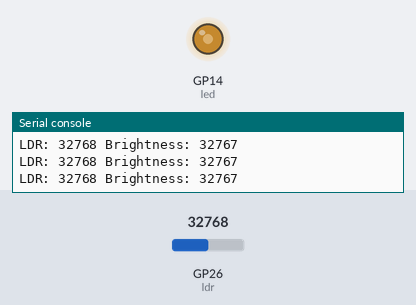
Recording of a program running on a simulated Raspberry Pi Pico running MicroPython. Shown: output pins drawn as LEDs (lit = HIGH), the last lines printed to the serial console. Inputs (shaded band) come from the test bench; at power-on: GP26 (ldr) = 32768 (analog values on the 0–65535 scale).

Above: at 1.2 s.
1.3 s: GP26 (ldr) set to 19660
At 2.3 s:
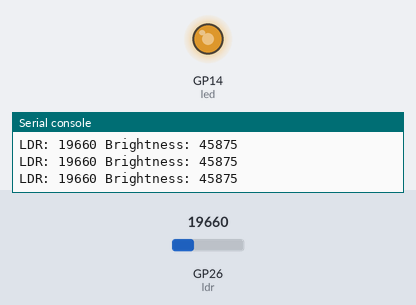
2.8 s: GP26 (ldr) set to 7864
At 3.7 s:
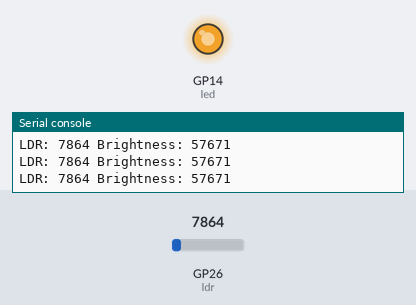
4.3 s: GP26 (ldr) set to 57670
At 5.0 s:
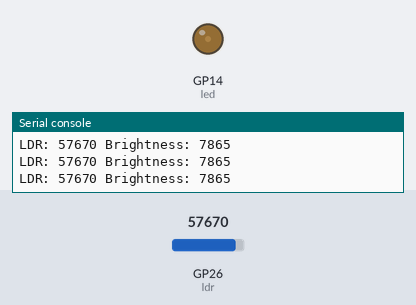
5.8 s: GP26 (ldr) set to 65535
At 6.4 s:
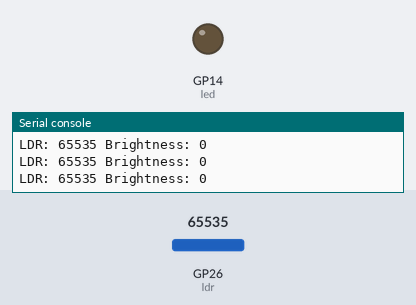
Timing chart, 0 to 8.3 s (numbered marks = the images above; inputs shaded):
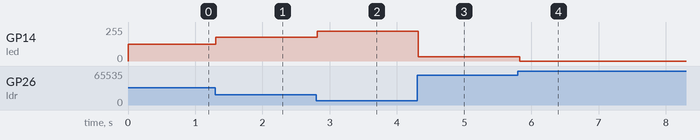

Measured:
- after the input at 1.3 s, GP14 (led): 127/255 → 179/255 at once
- after the input at 2.8 s, GP14 (led): 179/255 → 224/255 at once
- after the input at 4.3 s, GP14 (led): 224/255 → 31/255 at once
- after the input at 5.8 s, GP14 (led): 31/255 → 0/255 at once

The program:

002_ldr_led_brightness.py
```python
from machine import ADC, PWM, Pin
from time import sleep
ldr = ADC(26)
led = PWM(Pin(14))
led.freq(1000)
while True:
    ldr_value = ldr.read_u16()
    brightness = 65535 - ldr_value
    led.duty_u16(brightness)
    print("LDR:", ldr_value, "Brightness:", brightness)
    sleep(0.1)
```
